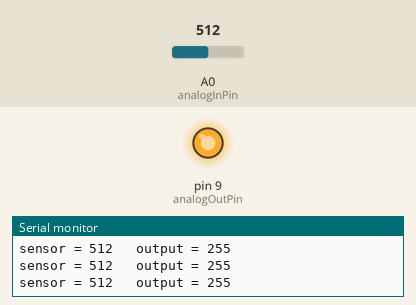
Bench run of a sketch on a simulated Arduino Uno, built with avr-gcc and run on an emulated ATmega328P. Shown: output pins drawn as LEDs (lit = HIGH), the last lines printed to the serial monitor. The test bench sets the inputs (shaded band); at power-on: A0 (analogInPin) = 512.

Above: at 1.2 s.
1.3 s: A0 (analogInPin) set to 449
4.3 s: A0 (analogInPin) set to 418
At 5.5 s:
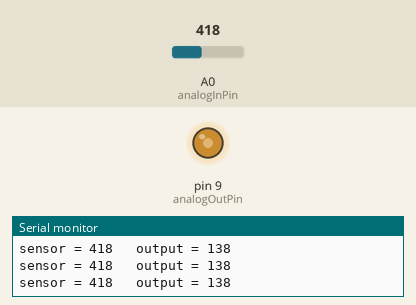
5.8 s: A0 (analogInPin) set to 1023
At 7.0 s:
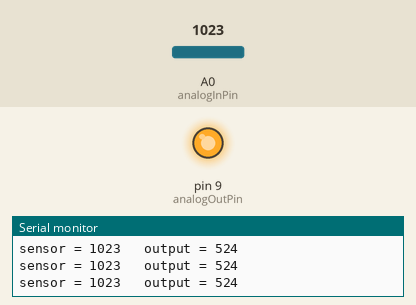
7.3 s: A0 (analogInPin) set to 306
At 8.5 s:
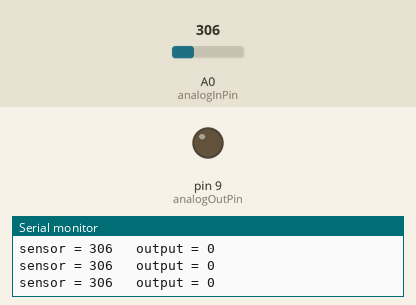
8.8 s: A0 (analogInPin) set to 211
11.8 s: A0 (analogInPin) set to 190
At 12.7 s:
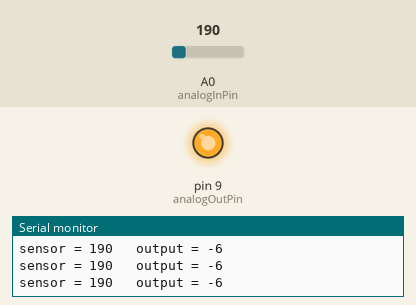
Timing chart, 0 to 14.8 s (numbered marks = the images above; inputs shaded):
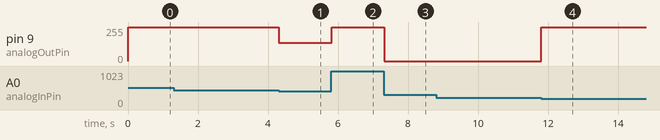

Measured:
- the behaviour switches between 437 and 436 on A0 (analogInPin) (found by bisection; images 0 and 1)
- the behaviour switches between 199 and 198 on A0 (analogInPin) (found by bisection; images 3 and 4)
- after the input at 4.3 s, pin 9 (analogOutPin): 255/255 → 138/255 at once
- after the input at 5.8 s, pin 9 (analogOutPin): 138/255 → 255/255 at once
- after the input at 7.3 s, pin 9 (analogOutPin): 255/255 → 0/255 at once
- after the input at 11.8 s, pin 9 (analogOutPin): 0/255 → 255/255 at once

The sketch:

wk14.ino
```cpp
const int analogInPin = A0;  // Analog input pin that the potentiometer is attached to
const int analogOutPin = 9; // Analog output pin that the LED is attached to

int sensorValue = 0;        // value read from the pot
int outputValue = 0;        // value output to the PWM (analog out)

void setup() {
  // initialize serial communications at 9600 bps:
  Serial.begin(9600);}


void loop() {
  // read the analog in value:
  sensorValue = analogRead(analogInPin);
  // map it to the range of the analog out:
  outputValue = map(sensorValue,200,600, 0, 255);
  if(outputValue<100&&outputValue>0)
    outputValue=0;
  else if (outputValue<150&&outputValue>100)
    outputValue=outputValue;
  else if (outputValue<255&&outputValue>150)
    outputValue=255;
  // change the analog out value:
  analogWrite(analogOutPin, outputValue);

  // print the results to the serial monitor:
  Serial.print("sensor = " );
  Serial.print(sensorValue);
  Serial.print("\t output = ");
  Serial.println(outputValue);

  // wait 2 milliseconds before the next loop
  // for the analog-to-digital converter to settle
  // after the last reading:
  delay(2);
}
```
